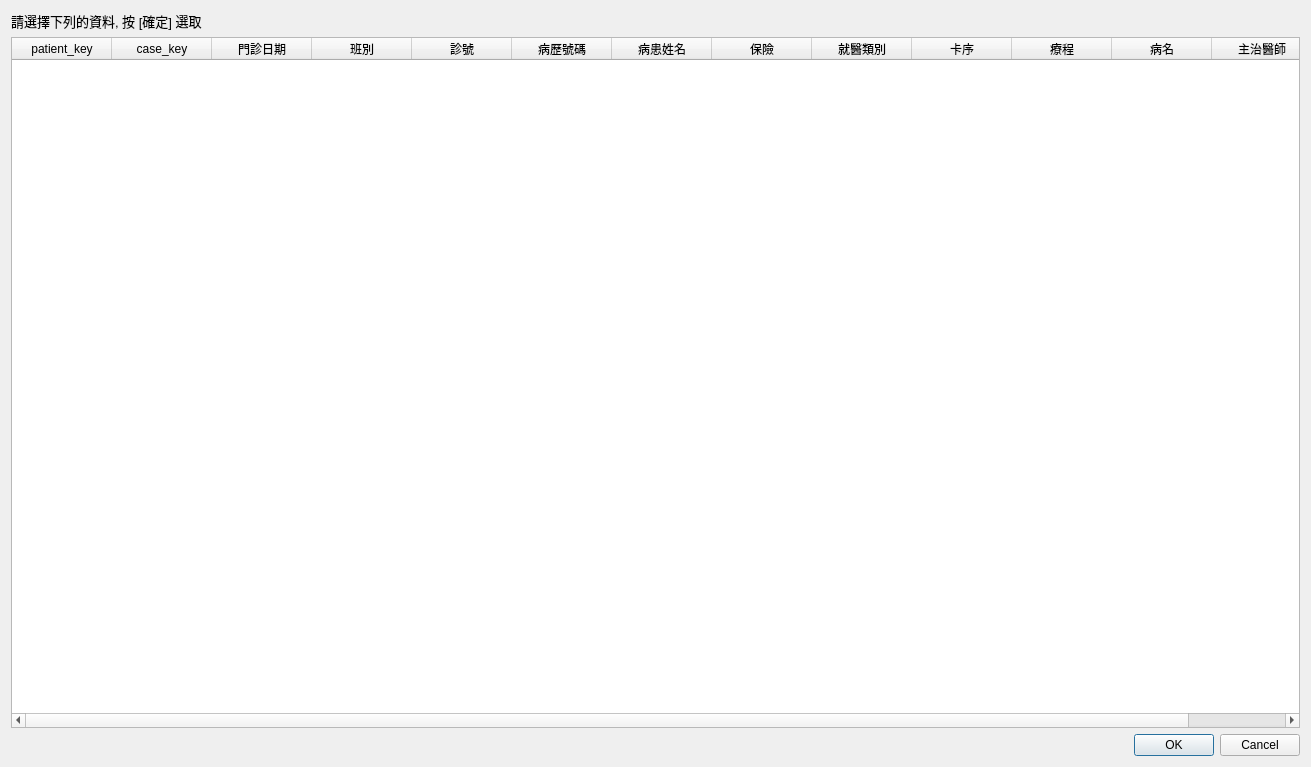
<?xml version="1.0" encoding="UTF-8"?>
<ui version="4.0">
 <class>Dialog_patient</class>
 <widget class="QDialog" name="Dialog_patient">
  <property name="geometry">
   <rect>
    <x>0</x>
    <y>0</y>
    <width>1311</width>
    <height>767</height>
   </rect>
  </property>
  <property name="windowTitle">
   <string>病歷選擇</string>
  </property>
  <layout class="QVBoxLayout" name="verticalLayout">
   <item>
    <widget class="QLabel" name="label">
     <property name="font">
      <font>
       <pointsize>10</pointsize>
       <weight>50</weight>
       <bold>false</bold>
      </font>
     </property>
     <property name="text">
      <string>請選擇下列的資料, 按 [確定] 選取</string>
     </property>
    </widget>
   </item>
   <item>
    <widget class="QTableWidget" name="tableWidget_medical_record">
     <property name="selectionMode">
      <enum>QAbstractItemView::SingleSelection</enum>
     </property>
     <property name="selectionBehavior">
      <enum>QAbstractItemView::SelectRows</enum>
     </property>
     <column>
      <property name="text">
       <string>patient_key</string>
      </property>
     </column>
     <column>
      <property name="text">
       <string>case_key</string>
      </property>
     </column>
     <column>
      <property name="text">
       <string>門診日期</string>
      </property>
     </column>
     <column>
      <property name="text">
       <string>班別</string>
      </property>
     </column>
     <column>
      <property name="text">
       <string>診號</string>
      </property>
     </column>
     <column>
      <property name="text">
       <string>病歷號碼</string>
      </property>
     </column>
     <column>
      <property name="text">
       <string>病患姓名</string>
      </property>
     </column>
     <column>
      <property name="text">
       <string>保險</string>
      </property>
     </column>
     <column>
      <property name="text">
       <string>就醫類別</string>
      </property>
     </column>
     <column>
      <property name="text">
       <string>卡序</string>
      </property>
     </column>
     <column>
      <property name="text">
       <string>療程</string>
      </property>
     </column>
     <column>
      <property name="text">
       <string>病名</string>
      </property>
     </column>
     <column>
      <property name="text">
       <string>主治醫師</string>
      </property>
     </column>
    </widget>
   </item>
   <item>
    <widget class="QDialogButtonBox" name="buttonBox">
     <property name="orientation">
      <enum>Qt::Horizontal</enum>
     </property>
     <property name="standardButtons">
      <set>QDialogButtonBox::Cancel|QDialogButtonBox::Ok</set>
     </property>
    </widget>
   </item>
  </layout>
 </widget>
 <resources/>
 <connections>
  <connection>
   <sender>buttonBox</sender>
   <signal>accepted()</signal>
   <receiver>Dialog_patient</receiver>
   <slot>accept()</slot>
   <hints>
    <hint type="sourcelabel">
     <x>248</x>
     <y>254</y>
    </hint>
    <hint type="destinationlabel">
     <x>157</x>
     <y>274</y>
    </hint>
   </hints>
  </connection>
  <connection>
   <sender>buttonBox</sender>
   <signal>rejected()</signal>
   <receiver>Dialog_patient</receiver>
   <slot>reject()</slot>
   <hints>
    <hint type="sourcelabel">
     <x>316</x>
     <y>260</y>
    </hint>
    <hint type="destinationlabel">
     <x>286</x>
     <y>274</y>
    </hint>
   </hints>
  </connection>
 </connections>
</ui>
